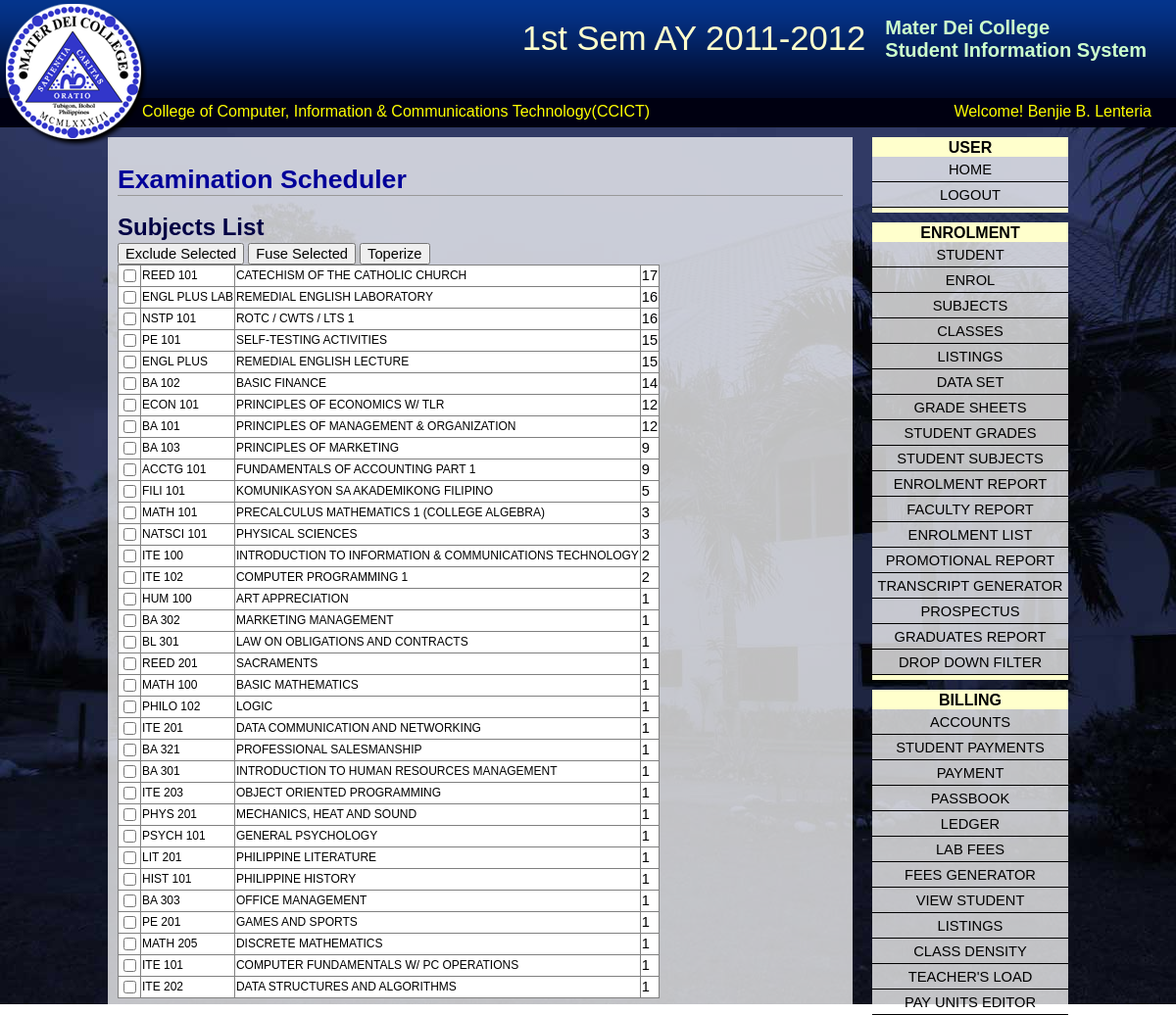
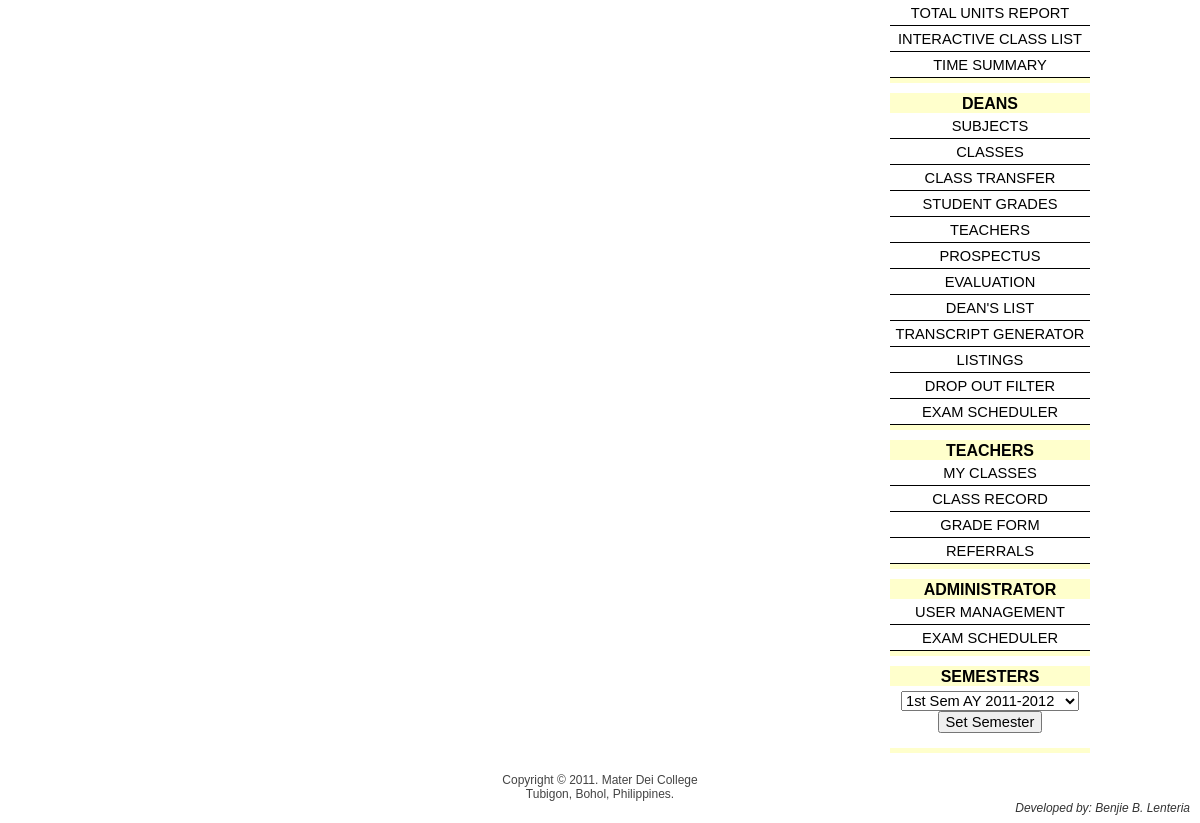
Page /index.php?page=exam_sched (signed in) on the committed database (2 pictures, top to bottom).
### tables this page shows
CREATE TABLE IF NOT EXISTS `sems` (
  `sem_code` int(4) unsigned zerofill NOT NULL AUTO_INCREMENT,
  `sem` varchar(20) NOT NULL,
  `sem_num` int(1) unsigned NOT NULL,
  PRIMARY KEY (`sem_code`)
);

CREATE TABLE IF NOT EXISTS `colleges` (
  `clg_no` int(2) unsigned zerofill NOT NULL AUTO_INCREMENT,
  `college` varchar(60) NOT NULL,
  `acrnm` varchar(7) NOT NULL,
  `dean` varchar(45) DEFAULT NULL,
  PRIMARY KEY (`clg_no`)
);

CREATE TABLE IF NOT EXISTS `modassgn` (
  `user` varchar(15) NOT NULL,
  `modlno` int(2) unsigned NOT NULL,
  PRIMARY KEY (`user`,`modlno`),
  KEY `FK_modassgn_2` (`modlno`)
);

CREATE TABLE IF NOT EXISTS `subjects` (
  `sub_code` int(4) unsigned zerofill NOT NULL AUTO_INCREMENT,
  `name` varchar(20) DEFAULT NULL,
  `descript` varchar(60) NOT NULL,
  `acad` tinyint(1) NOT NULL,
  `clg_no` int(2) unsigned NOT NULL,
  PRIMARY KEY (`sub_code`),
  UNIQUE KEY `descript` (`descript`),
  UNIQUE KEY `name` (`name`),
  KEY `FK_subjects_1` (`clg_no`)
);

### pages/exam_sched.php (the view, shortened to what this page needs)
<?php function subjectsTable() { ?>
	<table style="border-collapse:collapse" border="1">
	<?php foreach($_SESSION['raw_subjects'] as $sub_code=>$subject) { ?>
		<tr style="background: #fff;" onmouseover="this.style.backgroundColor='#aaa'" onmouseout="this.style.backgroundColor='#fff'">
        	<td><input type="checkbox" name="<?php echo $sub_code;?>" id="<?php echo $sub_code;?>" /></td>
            <td><label for="<?php echo $sub_code;?>"><?php echo $subject['subject'] ?></label></td>
        	<td><label for="<?php echo $sub_code;?>"><?php echo $subject['descript'] ?></label></td>
            <td><?php echo $subject['pop'] ?></td>
        </tr>
	<?php } ?>
	</table>
<?php } ?>
<h1>Examination Scheduler</h1>
<h2>Subjects List</h2>
<?php
if(isset($_POST['exclude'])){
	foreach($_POST as $name=>$value){
		if($value=="on"){
			unset($_SESSION['raw_subjects'][$name]);
		}
	}
}else{
	$subj = mysql_query("SELECT s.sub_code, name, descript, COUNT(idnum) AS 'pop' FROM subjects s, sub_enrol se, class c
					WHERE s.sub_code=c.sub_code AND c.class_code=se.class_code AND se.sem_code={$_SESSION['sem_code']}
					GROUP BY s.sub_code  ORDER BY pop DESC");
}
if(!isset($_POST['toperize'])) {
?>
<form action="" method="post" enctype="multipart/form-data">
<input type="submit" name="exclude" value="Exclude Selected" />
<input type="submit" name="fuse" value="Fuse Selected" />
<input type="submit" name="toperize" value="Toperize" />
<?php subjectsTable(); ?>
</form>
<?php
}
?>

### index.php (shortened to what this page needs)
<?php
	function getSemester($sem_code){
		$sem=mysql_query("SELECT sem FROM sems WHERE sem_code=$sem_code");
		$semr=mysql_fetch_row($sem);
		echo $semr[0];
	}
?>
<html>
<head><title>Student Information System</title>
<link href="css/main.css" rel="stylesheet" type="text/css">
</head>
<body>
<div id="heading">
	<div id="logo"></div>
    <div id="title">
    	<h2>Mater Dei College <br/ >Student Information System</h2>
    </div>
	<div id="sem">
		<?php if(isset($_SESSION['sem_code'])) getSemester($_SESSION['sem_code']);?>
	</div>
</div>
<div id="strip">
    <div id="college">
	<?php
	if(isset($_SESSION['clg_no'])){
		$cg = mysql_query("SELECT college, acrnm FROM colleges WHERE clg_no={$_SESSION['clg_no']}");
		$cgr=mysql_fetch_assoc($cg);
		echo $cgr['college'] . "(" . $cgr['acrnm'] . ")";
	}
	?>
    </div>
	<div id="user">
	<?php
	if(isset($_SESSION['fullname'])){
		echo "Welcome! " . $_SESSION['fullname'];
	}
	?>
	</div>
</div>
<div id="wrapper">
   	<?php
		if(isset($_GET['page'])){
			echo "<div id='widget_area'>";
			include("widgets/user_widget.php");
			$md = mysql_query("SELECT * FROM modules NATURAL JOIN modassgn WHERE user='{$_SESSION['user']}'");
			while($mdr=mysql_fetch_assoc($md)){
				if(file_exists("widgets/" . $mdr['module'] . "_widget.php"))
					include("widgets/" . $mdr['module'] . "_widget.php");
			}
			include("widgets/semesters_widget.php");
			echo "</div>";
			echo "<div id='container'>";
			if(isset($_SESSION[$_GET['page']])){
				if(file_exists("pages/" . $_GET['page'] . ".php"))
				include("pages/" . $_GET['page'] . ".php");
				echo "</div>";
			}
		}else{
			include("pages/login.php");
		}
	?>
</div>
<div id="footer1">
	Copyright &copy; 2011. Mater Dei College<br/ >
    Tubigon, Bohol, Philippines.<br/>
    <span style="float: right; color: #333; font-size: 9pt; margin-right: 10px;font-style: oblique">Developed by: Benjie B. Lenteria</span>
</div>
</body>
</html>

### widgets/enrolment_widget.php
<div class="widget">
	<div class="widget_head">
	enrolment
	</div>
    <a href="index.php?page=student">Student</a>
    <a href="index.php?page=enrol">Enrol</a>
    <a href="index.php?page=subjects&pagenum=1">Subjects</a>
	<a href="index.php?page=classes">Classes</a>
    <a href="index.php?page=listings">Listings</a>
    <a href="index.php?page=datasets">Data Set</a>
    <a href="index.php?page=gradesheets">Grade Sheets</a>
    <a href="index.php?page=student_grades">Student Grades</a>
    <a href="index.php?page=student_subjects_selector">Student Subjects</a>
    <a href="index.php?page=enrolment_report">Enrolment Report</a>
    <a href="index.php?page=faculty_report">Faculty Report</a>
    <a href="index.php?page=enrolist">Enrolment List</a>
    <a href="index.php?page=promo_rep">Promotional Report</a>
    <a href="index.php?page=transcript">Transcript Generator</a>
    <a href="index.php?page=prospectus">Prospectus</a>
    <a href="index.php?page=graduates_report">Graduates Report</a>
    <a href="index.php?page=drop_out_filter">Drop Down Filter</a>
</div>

### widgets/billing_widget.php
<div class="widget">
    <div class="widget_head">Billing</div>
    <a href="index.php?page=accounts">Accounts</a>
    <a href="index.php?page=stud_payments">Student Payments</a>
    <a href="index.php?page=payments">Payment</a>
    <a href="index.php?page=passbook">Passbook</a>
    <a href="index.php?page=ledger">Ledger</a>
    <a href="index.php?page=lab_fees">Lab Fees</a>
    <a href="index.php?page=fees_gen">Fees Generator</a>
    <a href="index.php?page=view_student">View Student</a>
    <a href="index.php?page=listings">Listings</a>
    <a href="index.php?page=class_density">Class Density</a>
    <a href="index.php?page=teachers_load_finance">Teacher's Load</a>
    <a href="index.php?page=payunits">Pay Units Editor</a>
    <a href="index.php?page=units_report">Total Units Report</a>
    <a href="index.php?page=icl">Interactive Class List</a>
    <a href="index.php?page=times">Time Summary</a>
</div>

### widgets/deans_widget.php
<div class="widget">
	<div class="widget_head">Deans</div>
	<a href="index.php?page=subjects&pagenum=1">Subjects</a>
	<a href="index.php?page=classes">Classes</a>
	<a href="index.php?page=class_transfer">Class Transfer</a>
	<a href="index.php?page=student_grades">Student Grades</a>
	<a href="index.php?page=teachers">Teachers</a>
	<a href="index.php?page=prospectus">Prospectus</a>
	<a href="index.php?page=evaluation">Evaluation</a>
	<a href="index.php?page=deans_list">Dean's List</a>
	<a href="index.php?page=transcript">Transcript Generator</a>
	<a href="index.php?page=listings">Listings</a>
	<a href="index.php?page=drop_out_filter">Drop Out Filter</a>
	<a href="index.php?page=exam_sched">Exam Scheduler</a>
</div>

### widgets/teachers_widget.php
<div class="widget">
	<div class="widget_head">
	teachers
	</div>
    <a href="index.php?page=teacher_classes">My Classes</a>
    <a href="index.php?page=teacher_class_record">Class Record</a>
    <a href="index.php?page=grade_form">Grade Form</a>
    <a href="index.php?page=referrals">Referrals</a>
</div>

### widgets/administrator_widget.php
<div class="widget">
    <div class="widget_head">Administrator</div>
    <a href="index.php?page=users">User Management</a>
    <a href="index.php?page=exam_sched">Exam Scheduler</a>
</div>

### css/main.css (style rules this page uses)
* { font-family: Arial, Helvetica, sans-serif; color: #000; font-size: 11pt; }
a { color: #006; }
body { background: url(../images/background.jpg) no-repeat top left fixed; margin: 0; }
#college { float: left; margin-left: 140px; }
#college, #user { color: yellow; font-size: 12pt; padding: 5px; }
#container { width: 740px; background: url(../images/white_transparent.png); padding: 10px; display:block; margin-top: 10px; float: left; }
#container h1 { font-size: 20pt; color: #009; border-bottom: 1px solid #999; }
#container h2 { font-size: 18pt; color: #004; margin-top: 0; margin-bottom: 0px; height: 30px; }
#container table { border-collapse: collapse; }
.exam_sched_table td, th, label { font-family: arial, helvetica, 'sans-serif'; font-size: 9pt; }
#footer1 { width: 100%; float: left; clear: both; background: #fff; height: 50px; font-size: 9pt; color: #444; text-align: center; padding-top: 10px; margin-top: 10px; }
#heading { width: 100%; height: 100px; background: url(../images/heading_background.png); }
#logo { height: 150px; width: 150px; position: absolute; top:0px; left:0px; background-image: url(../images/logo.png); }
#sem { float: right; font-size: 26pt; color: #ffc; margin-top: 20px; margin-right: 20px; }
#strip { width:100%; height: 30px; background: #001; margin: 0px; }
#title { float: right; height: 100px; }
#title h2 { font-size: 15pt; color: #CFC; float:right; margin-right: 30px; }
#user { float: right; margin-right: 20px; }
.widget { border-top: 10px solid #FFC; border-bottom: 5px solid #ffc; width: 200px; margin-top: 10px; background-image: url(../images/white_transparent.png); }
.widget a { display: block; clear: both; height: 20px; text-decoration: none; text-align:center; border-bottom: 1px solid black; padding-top: 5px; text-transform: uppercase; color: #000; }
.widget_head { background: #FFC; font-weight: bold; font-size: 12pt; padding-bottom: 0px; margin-top: -8px; text-align: center; text-transform: uppercase; }
#widget_area { width: 200px; float: right; }
#wrapper { width: 980px; margin-left: auto; margin-right: auto; margin-top: 0px; min-height: 500px; }

### rows in the picture
sems: sem "1st Sem AY 2011-2012"
colleges: college "College of Computer, Information & Communications Technology", acrnm "CCICT"
subjects: name "REED 101", descript "CATECHISM OF THE CATHOLIC CHURCH", pop "17"
subjects: name "ENGL PLUS LAB", descript "REMEDIAL ENGLISH LABORATORY", pop "16"
subjects: name "NSTP 101", descript "ROTC / CWTS / LTS 1", pop "16"
subjects: name "PE 101", descript "SELF-TESTING ACTIVITIES", pop "15"
subjects: name "ENGL PLUS", descript "REMEDIAL ENGLISH LECTURE", pop "15"
subjects: name "BA 102", descript "BASIC FINANCE", pop "14"
subjects: name "ECON 101", descript "PRINCIPLES OF ECONOMICS W/ TLR", pop "12"
subjects: name "BA 101", descript "PRINCIPLES OF MANAGEMENT & ORGANIZATION", pop "12"
subjects: name "BA 103", descript "PRINCIPLES OF MARKETING", pop "9"
subjects: name "ACCTG 101", descript "FUNDAMENTALS OF ACCOUNTING PART 1", pop "9"
subjects: name "FILI 101", descript "KOMUNIKASYON SA AKADEMIKONG FILIPINO", pop "5"
subjects: name "MATH 101", descript "PRECALCULUS MATHEMATICS 1 (COLLEGE ALGEBRA)", pop "3"
subjects: name "NATSCI 101", descript "PHYSICAL SCIENCES", pop "3"
subjects: name "ITE 100", descript "INTRODUCTION TO INFORMATION & COMMUNICATIONS TECHNOLOGY", pop "2"
subjects: name "ITE 102", descript "COMPUTER PROGRAMMING 1", pop "2"
subjects: name "HUM 100", descript "ART APPRECIATION", pop "1"
subjects: name "BA 302", descript "MARKETING MANAGEMENT", pop "1"
subjects: name "BL 301", descript "LAW ON OBLIGATIONS AND CONTRACTS", pop "1"
subjects: name "REED 201", descript "SACRAMENTS", pop "1"
subjects: name "MATH 100", descript "BASIC MATHEMATICS", pop "1"
subjects: name "PHILO 102", descript "LOGIC", pop "1"
subjects: name "ITE 201", descript "DATA COMMUNICATION AND NETWORKING", pop "1"
subjects: name "BA 321", descript "PROFESSIONAL SALESMANSHIP", pop "1"
subjects: name "BA 301", descript "INTRODUCTION TO HUMAN RESOURCES MANAGEMENT", pop "1"
subjects: name "ITE 203", descript "OBJECT ORIENTED PROGRAMMING", pop "1"
subjects: name "PHYS 201", descript "MECHANICS, HEAT AND SOUND", pop "1"
subjects: name "PSYCH 101", descript "GENERAL PSYCHOLOGY", pop "1"
subjects: name "LIT 201", descript "PHILIPPINE LITERATURE", pop "1"
subjects: name "HIST 101", descript "PHILIPPINE HISTORY", pop "1"
subjects: name "BA 303", descript "OFFICE MANAGEMENT", pop "1"
subjects: name "PE 201", descript "GAMES AND SPORTS", pop "1"
subjects: name "MATH 205", descript "DISCRETE MATHEMATICS", pop "1"
subjects: name "ITE 101", descript "COMPUTER FUNDAMENTALS W/ PC OPERATIONS", pop "1"
subjects: name "ITE 202", descript "DATA STRUCTURES AND ALGORITHMS", pop "1"

### other values in the picture
$_SESSION['fullname'] "Benjie B. Lenteria"
form field sem_code "1st Sem AY 2011-2012"
